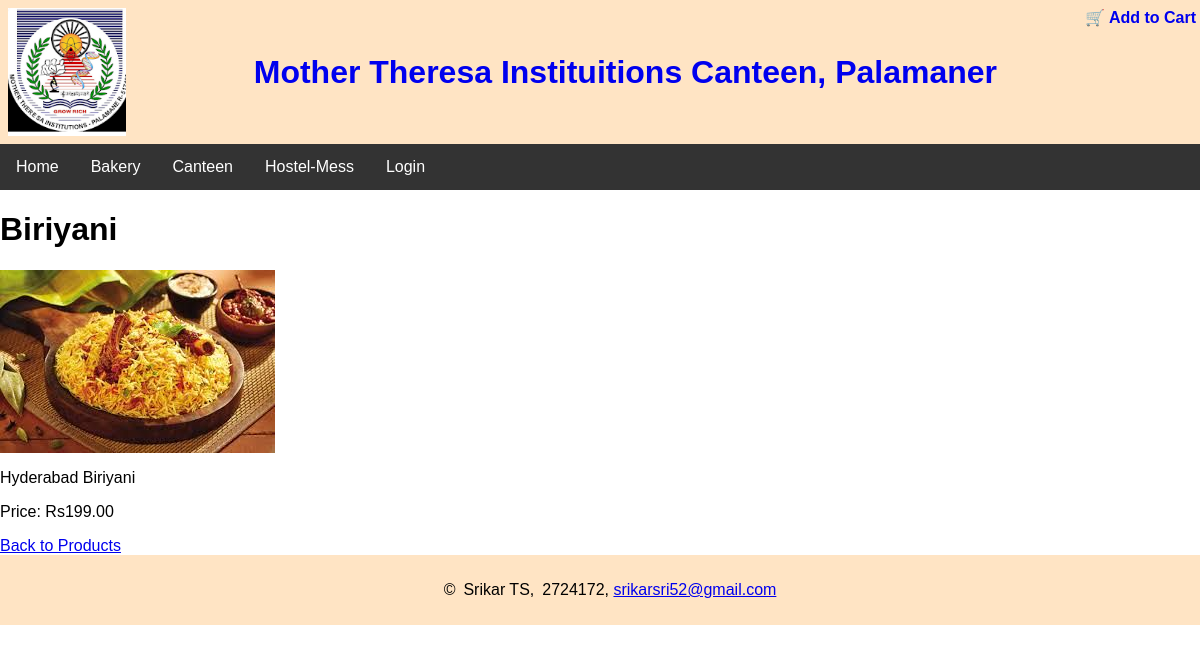
The app's page /canteen/product/2/ with its own data.
### canteen/models.py (models this page shows, shortened)
class CanteenModel(models.Model):
    name = models.CharField(max_length=100)
    description = models.TextField()
    price = models.DecimalField(max_digits=8, decimal_places=2)
    image = models.ImageField(upload_to='products/', blank=True, null=True)

### canteen/views.py (the view)
# urls.py: path('product/<int:pk>/', views.product_detail, name='product_detail'),
def product_detail(request, pk):
    ob_product = get_object_or_404(CanteenModel, pk=pk)
    return render(request, 'product_detail.html', {'product': ob_product})

### canteen/templates/product_detail.html (shortened to what this page needs)
{% extends 'master.html' %}
{% block content %}
    <h1>{{ product.name }}</h1>
    {% if product.image %}
        <img src="{{ product.image.url }}" alt="{{ product.name }}">
    {% endif %}
    <p>{{ product.description }}</p>
    <p>Price: Rs{{ product.price }}</p>
    <a href="/">Back to Products</a>
{% endblock %}

### canteen/static/css/college_styles.css (style rules this page uses)
body { font-family: Arial, Helvetica, sans-serif; margin: 0; padding: 0; width: 100%; overflow-x: hidden; }

### records on screen
CanteenModel: name "Biriyani", image (picture), description "Hyderabad Biriyani", price "199.00"
